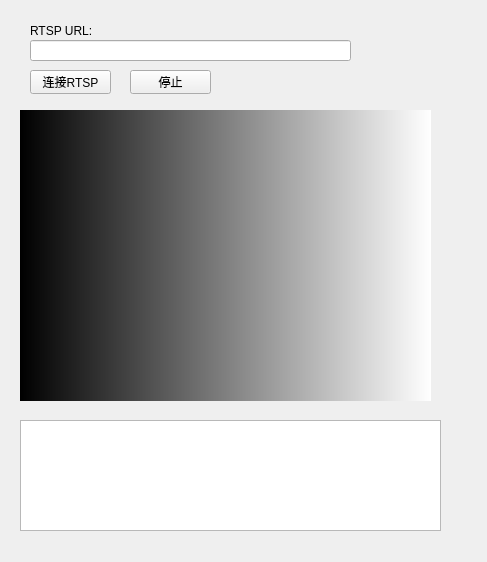
<?xml version="1.0" encoding="UTF-8"?>
<ui version="4.0">
 <class>Widget</class>
 <widget class="QWidget" name="Widget">
  <property name="geometry">
   <rect>
    <x>0</x>
    <y>0</y>
    <width>487</width>
    <height>562</height>
   </rect>
  </property>
  <property name="windowTitle">
   <string>Widget</string>
  </property>
  <widget class="QLabel" name="videoLabel">
   <property name="geometry">
    <rect>
     <x>20</x>
     <y>110</y>
     <width>411</width>
     <height>291</height>
    </rect>
   </property>
   <property name="styleSheet">
    <string notr="true">background-color: qlineargradient(spread:pad, x1:0, y1:0, x2:1, y2:0, stop:0 rgba(0, 0, 0, 255), stop:1 rgba(255, 255, 255, 255));</string>
   </property>
   <property name="text">
    <string/>
   </property>
  </widget>
  <widget class="QTextEdit" name="statusText">
   <property name="geometry">
    <rect>
     <x>20</x>
     <y>420</y>
     <width>421</width>
     <height>111</height>
    </rect>
   </property>
  </widget>
  <widget class="QLineEdit" name="urlEdit">
   <property name="geometry">
    <rect>
     <x>30</x>
     <y>40</y>
     <width>321</width>
     <height>21</height>
    </rect>
   </property>
  </widget>
  <widget class="QLabel" name="urlLabel">
   <property name="geometry">
    <rect>
     <x>30</x>
     <y>20</y>
     <width>71</width>
     <height>21</height>
    </rect>
   </property>
   <property name="text">
    <string>RTSP URL:</string>
   </property>
  </widget>
  <widget class="QPushButton" name="startButton">
   <property name="geometry">
    <rect>
     <x>30</x>
     <y>70</y>
     <width>81</width>
     <height>24</height>
    </rect>
   </property>
   <property name="text">
    <string>连接RTSP</string>
   </property>
  </widget>
  <widget class="QPushButton" name="stopButton">
   <property name="geometry">
    <rect>
     <x>130</x>
     <y>70</y>
     <width>81</width>
     <height>24</height>
    </rect>
   </property>
   <property name="text">
    <string>停止</string>
   </property>
  </widget>
 </widget>
 <resources/>
 <connections/>
</ui>
